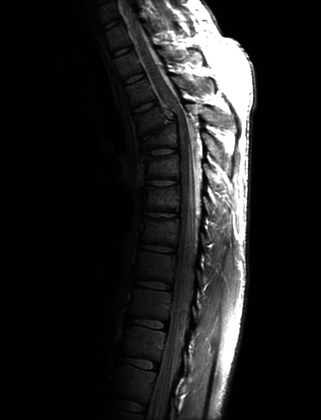
%> input picture DIP/PROJECT 03-02 Histogram Equalization/fracturedspine.tif, 321 x 420 px, shrunk from 746 x 976 before the run
$ octave Run_Histogram_Equalisation.m   (GNU Octave 9; MATLAB toolbox functions it lacks are replaced by stand-ins)
%> lines starting %> are read from the running program, lines starting %| are printed output that depends on the picture
### DIP/PROJECT 03-02 Histogram Equalization/HistogramEqualisation.m
function [Data]=HistogramEqualisation(image)
%%
[x,y]=size(image);
%> x = 420; y = 321
image_hist_eq=zeros(x,y);
a=0:max(max(image));
%> a = 256 values from 0 to 255
Hist=histc(image(:), a);
%> Hist = 256 values, max 74861 at index 2, min 32 at index 229, mean 526.6
PDF=Hist./(x*y);
%> PDF = 256 values, max 0.555 at index 2, min 0.000237 at index 229, mean 0.00391
CDF=cumsum(PDF);
%> CDF = 256 values from 0.0183 to 1
for i=1:x
    for j=1:y
        [~,index]=min(abs(a-image(i,j)));
        image_hist_eq(i,j)=CDF(index);
    end
end
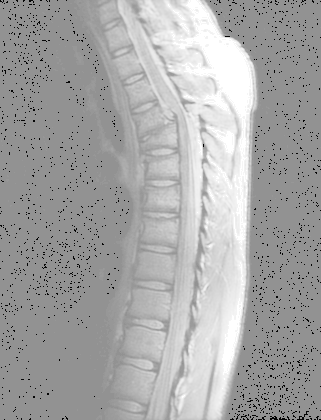
%> image_hist_eq: size 420x321 double; min 0.0183, max 1, mean 0.656
image_hist_eq=image_hist_eq*x*y;
a=0:max(image_hist_eq(:));
Hist2=histc(image_hist_eq(:), a);
%%
Data.image_hist_eq=image_hist_eq;
Data.Hist=Hist;
%> Data.Hist has the same summary as Hist
Data.Hist2=Hist2;
Data.CDF=CDF;
%> Data.CDF = 256 values from 0.0183 to 1
end

### DIP/PROJECT 03-02 Histogram Equalization/Run_Histogram_Equalisation.m
clear all
close all
clc
%%
image=double(imread('fracturedspine.tif'));
[Data]=HistogramEqualisation(image);
%%
subplot(221),imagesc(image),colormap(gray)
title('Original Image','FontSize',20)
set(gca,'FontSize',20);
subplot(222),bar(Data.Hist);
title('Histogram before equalization','FontSize',20)
set(gca,'FontSize',20);
subplot(223),imagesc(Data.image_hist_eq);
title('Histogram equalized image','FontSize',20)
set(gca,'FontSize',20);
subplot(224),bar(Data.Hist2);
title('Histogram after equalization','FontSize',20)
set(gca,'FontSize',20);
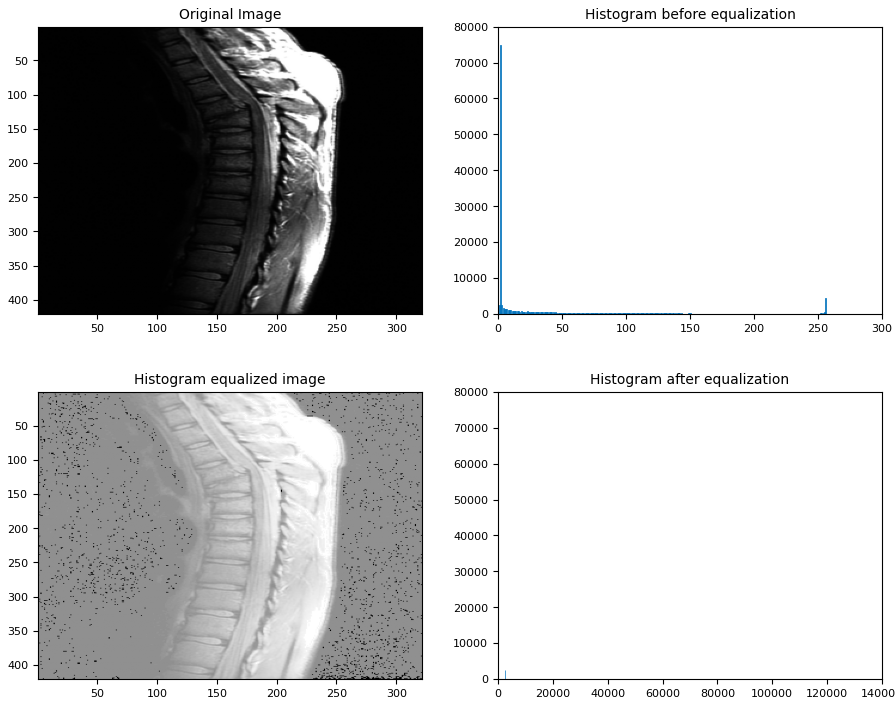
%> figure redrawn from the program's plot data, 4 panels
